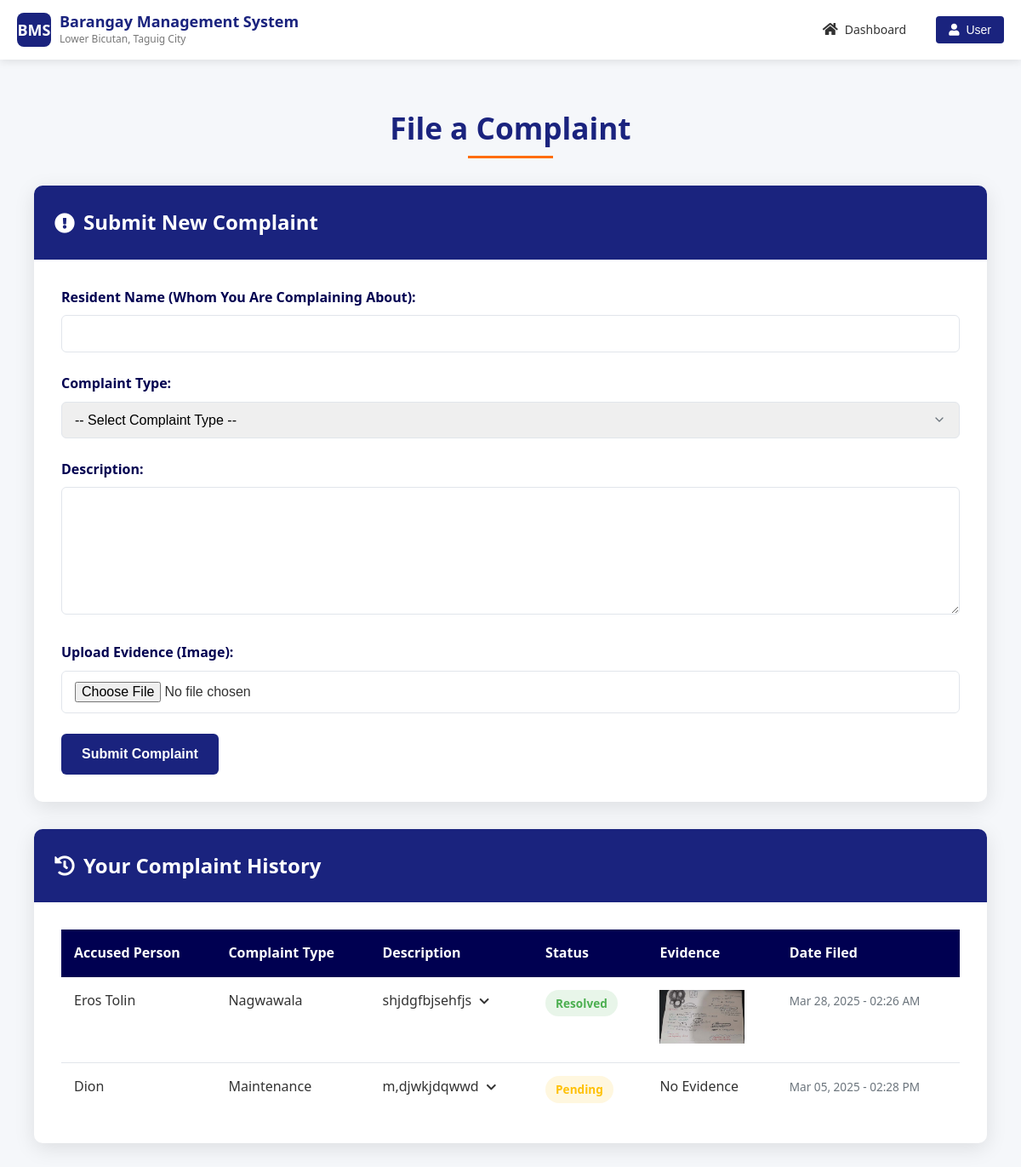
The page /user/legal_complaint.php (signed in) on the database its author committed.
### tables this page shows
CREATE TABLE `complaints` (
  `complaint_id` int(11) NOT NULL,
  `user_id` int(11) NOT NULL,
  `complaint_type` varchar(100) NOT NULL,
  `description` text NOT NULL,
  `status` enum('pending','in_progress','resolved') DEFAULT 'pending',
  `created_at` timestamp NOT NULL DEFAULT current_timestamp(),
  `accussed_person` varchar(255) NOT NULL,
  `image` varchar(255) DEFAULT NULL
);

### user/legal_complaint.php (the view, shortened to what this page needs)
<?php
include '../includes/config.php';
include '../includes/header.php';
function getComplaints($user_id, $conn) {
    $sql = "SELECT complaint_id, complaint_type, description, status, created_at, accussed_person, image
            FROM complaints
            WHERE user_id = ?
            ORDER BY created_at DESC";
    $stmt = $conn->prepare($sql);
    $stmt->bind_param("i", $user_id);
    $stmt->execute();
    $result = $stmt->get_result();
    $complaints = [];
    while ($row = $result->fetch_assoc()) {
        $complaints[] = $row;
    }
    return $complaints;
}
function getStatusColor($status) {
    switch (strtolower($status)) {
        case 'pending':
            return '#FFC107';
        case 'resolved':
            return '#4CAF50';
    }
}
?>
<!DOCTYPE html>
<html lang="en">
<head>
    <link rel="stylesheet" href="https://cdnjs.cloudflare.com/ajax/libs/font-awesome/5.15.3/css/all.min.css">
</head>
<body>
<div class="container">
    <h1 class="page-title">File a Complaint</h1>
    <div class="card">
        <div class="card-header">
            <h3><i class="fas fa-exclamation-circle"></i> Submit New Complaint</h3>
        </div>
        <div class="card-body">
            <form method="POST" action="" enctype="multipart/form-data">
                <div class="form-group">
                    <label for="accussed_person">Resident Name (Whom You Are Complaining About):</label>
                    <input type="text" id="accussed_person" name="accussed_person" class="form-control" required>
                </div>
                <div class="form-group">
    <label for="complaint_type">Complaint Type:</label>
    <select id="complaint_type" name="complaint_type" class="form-control" required onchange="toggleOtherInput()">
        <option value="">-- Select Complaint Type --</option>
    </select>
</div>
                <div class="form-group">
                    <label for="description">Description:</label>
                    <textarea id="description" name="description" class="form-control" required></textarea>
                </div>
                <div class="form-group">
                    <label for="image">Upload Evidence (Image):</label>
                    <input type="file" id="image" name="image" class="form-control" accept="image/*">
                </div>
                <button type="submit" name="submit_complaint" class="btn btn-primary">Submit Complaint</button>
            </form>
        </div>
    </div>
    <div class="card">
        <div class="card-header">
            <h3><i class="fas fa-history"></i> Your Complaint History</h3>
        </div>
        <div class="card-body">
            <?php
            $user_id = $_SESSION['user_id'];
            $complaints = getComplaints($user_id, $conn);
            ?>
            <div class="table-responsive">
                <?php if (!empty($complaints)): ?>
                    <table class="complaint-table">
                        <thead>
                            <tr>
                                <th>Accused Person</th>
                                <th>Complaint Type</th>
                                <th>Description</th>
                                <th>Status</th>
                                <th>Evidence</th>
                                <th>Date Filed</th>
                            </tr>
                        </thead>
                        <tbody>
                            <?php foreach ($complaints as $complaint): ?>
                                <tr>
                                    <td><?php echo htmlspecialchars($complaint['accussed_person']); ?></td>
                                    <td><?php echo ucfirst(htmlspecialchars($complaint['complaint_type'])); ?></td>
                                    <td class="description-cell">
                                        <div class="accordion-toggle" onclick="toggleDescription(this)">
                                            <?php echo htmlspecialchars(substr($complaint['description'], 0, 50)) . (strlen($complaint['description']) > 50 ? '...' : ''); ?>
                                            <i class="fas fa-chevron-down" style="margin-left: 5px; font-size: 0.8rem;"></i>
                                        </div>
                                    </td>
                                    <td>
                                        <span class="complaint-status" style="background-color: <?php echo getStatusColor($complaint['status']); ?>20; color: <?php echo getStatusColor($complaint['status']); ?>;">
                                            <?php echo ucfirst(htmlspecialchars($complaint['status'])); ?>
                                        </span>
                                    </td>
                                    <td>
                                        <?php if (!empty($complaint['image'])): ?>
                                            <a href="<?php echo htmlspecialchars($complaint['image']); ?>" target="_blank">
                                                <img src="<?php echo htmlspecialchars($complaint['image']); ?>" width="100">
                                            </a>
                                        <?php else: ?>
                                            No Evidence
                                        <?php endif; ?>
                                    </td>
                                    <td>
                                        <span class="timestamp">
                                            <?php
                                            $date = new DateTime($complaint['created_at']);
                                            echo $date->format('M d, Y - h:i A');
                                            ?>
                                        </span>
                                    </td>
                                </tr>
                            <?php endforeach; ?>
                        </tbody>
                    </table>
                <?php else: ?>
                    <div class="table-empty">
                        <i class="fas fa-info-circle"></i> You haven't filed any complaints yet.
                    </div>
                <?php endif; ?>
            </div>
        </div>
    </div>
</div>
</body>
</html>

### includes/header.php (style rules this page uses)
:root { --primary-color: #043060; --primary-light: #0d4a8f; --accent-color: #4CAF50; --text-color: #333; --text-light: #777; --bg-light: #f5f7fa; --white: #fff; --header-height: 70px; --shadow: 0 2px 10px rgba(0, 0, 0, 0.1); --transition: all 0.3s ease; }
* { margin: 0; padding: 0; box-sizing: border-box; }
body { font-family: 'Segoe UI', Tahoma, Geneva, Verdana, sans-serif; background-color: var(--bg-light); color: var(--text-color); padding-top: var(--header-height); }

### user/legal_complaint.php (style rules this page uses)
:root { --primary-color: #1a237e; --primary-light: #534bae; --primary-dark: #000051; --accent-color: #ff6d00; --text-color: #333333; --light-gray: #f5f7fa; --medium-gray: #e1e5eb; --dark-gray: #6c757d; --white: #ffffff; --danger: #d32f2f; --success: #388e3c; --warning: #f57c00; --info: #0288d1; }
* { box-sizing: border-box; margin: 0; padding: 0; }
body { font-family: 'Segoe UI', Tahoma, Geneva, Verdana, sans-serif; background-color: var(--light-gray); color: var(--text-color); line-height: 1.6; }
.page-title { text-align: center; color: var(--primary-color); margin: 2rem 0; font-size: 2.2rem; position: relative; padding-bottom: 0.5rem; }
.page-title:after { content: ''; position: absolute; bottom: 0; left: 50%; transform: translateX(-50%); width: 100px; height: 3px; background-color: var(--accent-color); }
.container { max-width: 1200px; margin: 0 auto; padding: 0 20px; }
.card { background-color: var(--white); border-radius: 10px; box-shadow: 0 6px 24px rgba(0, 0, 0, 0.1); margin-bottom: 2rem; overflow: hidden; }
.card-header { background-color: var(--primary-color); color: var(--white); padding: 1.5rem; position: relative; }
.card-header h3 { font-size: 1.5rem; margin: 0; display: flex; align-items: center; }
.card-header h3 i { margin-right: 10px; }
.card-body { padding: 2rem; }
.form-group { margin-bottom: 1.5rem; }
label { display: block; margin-bottom: 8px; font-weight: 600; color: var(--primary-dark); }
.form-control { width: 100%; padding: 12px 15px; font-size: 1rem; border: 1px solid var(--medium-gray); border-radius: 6px; transition: border-color 0.3s, box-shadow 0.3s; }
select.form-control { appearance: none; background-repeat: no-repeat; background-position: right 15px center; padding-right: 40px; }
textarea.form-control { min-height: 150px; resize: vertical; }
.btn { display: inline-block; font-weight: 600; text-align: center; white-space: nowrap; vertical-align: middle; cursor: pointer; padding: 12px 24px; font-size: 1rem; line-height: 1.5; border-radius: 6px; transition: all 0.2s ease-in-out; border: none; }
.btn-primary { background-color: var(--primary-color); color: var(--white); }
.table-responsive { overflow-x: auto; }
.complaint-table { width: 100%; border-collapse: collapse; }
.complaint-table th { background-color: var(--primary-dark); color: var(--white); padding: 15px; text-align: left; font-weight: 600; }
.complaint-table td { padding: 15px; border-bottom: 1px solid var(--medium-gray); vertical-align: top; }
.complaint-table tr:last-child td { border-bottom: none; }
.complaint-status { display: inline-block; padding: 5px 12px; border-radius: 20px; font-size: 0.85rem; font-weight: 600; text-transform: capitalize; }
.description-cell { max-width: 300px; white-space: nowrap; overflow: hidden; text-overflow: ellipsis; }
.accordion-toggle { cursor: pointer; }
.timestamp { color: var(--dark-gray); font-size: 0.85rem; }

### rows shown on the page
complaints: accussed_person "Eros Tolin", complaint_type "Nagwawala", description "shjdgfbjsehfjs", status "Resolved", image (picture), created_at "Mar 28, 2025 - 02:26 AM"
complaints: accussed_person "Dion", complaint_type "Maintenance", description "m,djwkjdqwwd", status "Pending", shows "No Evidence", created_at "Mar 05, 2025 - 02:28 PM"
